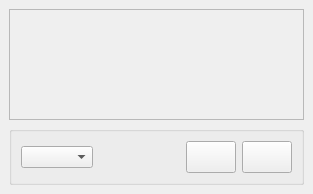
<?xml version="1.0" encoding="UTF-8"?>
<ui version="4.0">
 <class>Gps_Map_DockWidget</class>
 <widget class="QDockWidget" name="Gps_Map_DockWidget">
  <property name="geometry">
   <rect>
    <x>0</x>
    <y>0</y>
    <width>313</width>
    <height>194</height>
   </rect>
  </property>
  <property name="windowTitle">
   <string>Gps Map</string>
  </property>
  <widget class="QWidget" name="Gps_Map_dockWidgetContents">
   <layout class="QGridLayout" name="Gps_Map_dockWidgetContents_gridLayout">
    <item row="1" column="0">
     <widget class="QGroupBox" name="Options_groupBox">
      <property name="title">
       <string/>
      </property>
      <layout class="QGridLayout" name="Options_groupBox_gridLayout">
       <item row="1" column="2">
        <widget class="QPushButton" name="Zoom_Out_pushButton">
         <property name="minimumSize">
          <size>
           <width>50</width>
           <height>32</height>
          </size>
         </property>
         <property name="maximumSize">
          <size>
           <width>50</width>
           <height>32</height>
          </size>
         </property>
         <property name="statusTip">
          <string>Zoom Out Push Button: Zooms out of the GPS map.</string>
         </property>
         <property name="text">
          <string/>
         </property>
        </widget>
       </item>
       <item row="1" column="3">
        <widget class="QPushButton" name="Zoom_In_pushButton">
         <property name="minimumSize">
          <size>
           <width>50</width>
           <height>32</height>
          </size>
         </property>
         <property name="maximumSize">
          <size>
           <width>50</width>
           <height>32</height>
          </size>
         </property>
         <property name="statusTip">
          <string>Zoom In Push Button: Zooms into the GPS map.</string>
         </property>
         <property name="text">
          <string/>
         </property>
        </widget>
       </item>
       <item row="1" column="0">
        <widget class="QComboBox" name="Map_Type_comboBox">
         <property name="statusTip">
          <string>Map Type Combo Box: Changes GPS map display type.</string>
         </property>
        </widget>
       </item>
       <item row="1" column="1">
        <spacer name="Options_horizontalSpacer">
         <property name="orientation">
          <enum>Qt::Horizontal</enum>
         </property>
         <property name="sizeHint" stdset="0">
          <size>
           <width>40</width>
           <height>20</height>
          </size>
         </property>
        </spacer>
       </item>
      </layout>
     </widget>
    </item>
    <item row="0" column="0">
     <widget class="QScrollArea" name="Map_scrollArea">
      <property name="widgetResizable">
       <bool>true</bool>
      </property>
      <widget class="QWidget" name="Map_scrollAreaWidgetContents">
       <property name="geometry">
        <rect>
         <x>0</x>
         <y>0</y>
         <width>287</width>
         <height>76</height>
        </rect>
       </property>
       <layout class="QGridLayout" name="Map_scrollAreaWidgetContents_gridLayout">
        <property name="margin">
         <number>0</number>
        </property>
       </layout>
      </widget>
     </widget>
    </item>
   </layout>
  </widget>
 </widget>
 <resources/>
 <connections/>
</ui>
